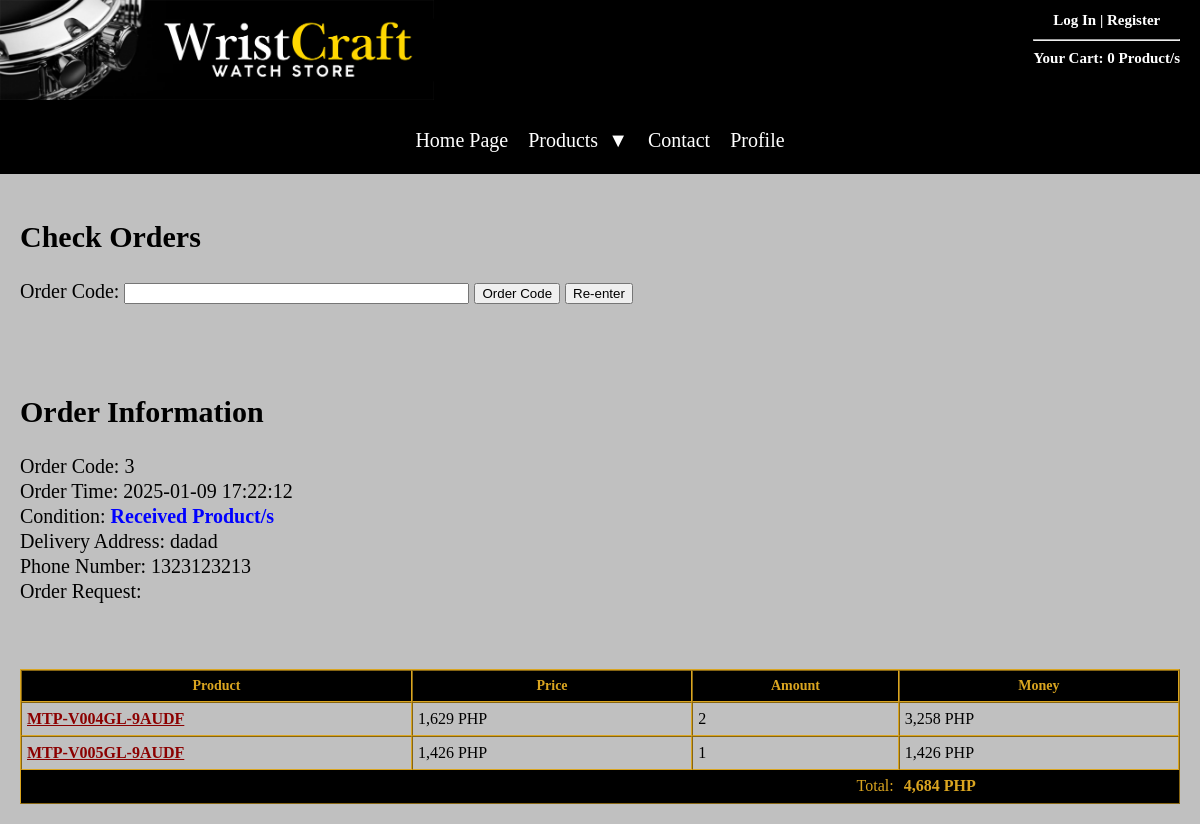
The app's page /WristCraft/checkorder.php?txtOrderId=3 with its own data.
### tables this page shows
CREATE TABLE `orders` (
  `Id` int(11) NOT NULL,
  `CreateTime` datetime NOT NULL,
  `CloseTime` datetime NOT NULL,
  `Status` int(11) NOT NULL,
  `UserId` int(11) DEFAULT NULL,
  `Name` varchar(255) NOT NULL,
  `Address` text NOT NULL,
  `Phone` varchar(12) NOT NULL,
  `Email` varchar(255) DEFAULT NULL,
  `Request` text DEFAULT NULL
);

CREATE TABLE `orderlines` (
  `Id` int(11) NOT NULL,
  `OrderId` int(11) NOT NULL,
  `WatchesId` int(11) NOT NULL,
  `Quantity` int(11) NOT NULL,
  `Price` int(11) NOT NULL
);

CREATE TABLE `watches` (
  `Id` int(11) NOT NULL,
  `CodeName` varchar(255) NOT NULL,
  `Name` varchar(255) NOT NULL,
  `Type` varchar(255) DEFAULT NULL,
  `Origin` varchar(255) DEFAULT NULL,
  `Year` int(11) DEFAULT NULL,
  `Details` text DEFAULT NULL,
  `Price` bigint(20) DEFAULT NULL,
  `CreateTime` datetime NOT NULL,
  `Picture` varchar(255) DEFAULT NULL
);

### WristCraft/ultility/userultilities.php (called while the page is built, shortened)
<?php
function getUserById($con, $userId) {
    $sql = "SELECT * FROM `users` WHERE Id = '$userId'";
    $result = mysqli_query($con, $sql);
    if (mysqli_num_rows($result) === 1) {
        return mysqli_fetch_array($result);
    } else {
        return '';
    }
}
?>

### WristCraft/ultility/productultilities.php (called while the page is built)
<?php
function getProductById($con, $productId) {
    $sql = "SELECT * FROM `watches` WHERE Id = '$productId'";
    $result = mysqli_query($con, $sql);
    if (mysqli_num_rows($result) === 1) {
        $myWatches = mysqli_fetch_array($result);
        return $myWatches;
    }
    return NULL;
}
?>

### WristCraft/checkorder.php (the view, shortened to what this page needs)
<?php
    require_once './data/dbconnect.php';
    include './ultility/userultilities.php';
    include './ultility/orderultilities.php';
    include './ultility/productultilities.php';
    $checkResult = CHECK_DIDNOTCHECK;
    $order = null;
    if (isset($_GET['txtOrderId'])) {
        $order = getOrderById($con, $_GET['txtOrderId']);
        if ($order != NULL)
        {
            $checkResult = CHECK_FOUND;
        }
        else
        {
            $checkResult = CHECK_NOTFOUND;
        }
    }
?>
<!doctype html>
<html>
    <head>
        <link href="styles/site.css" rel="stylesheet" type="text/css">
        <link href="styles/guestcart.css" rel="stylesheet" type="text/css">
    </head>
    <body>
        <?php include './Templates/header.php'; ?>
        <?php include './Templates/topmenu.php'; ?>
        <div class="divContainer">
            <div class="divWrapper_2">
                <div class="divWrapper_1">
                    <div class="divMain">
                        <article class="articleContent">
                            <p class="pPageTitle">Check Orders</p>
                            <section>
                                <form id="formSearch" action="#" method="get">
                                    <p>Order Code: <input type="text" name="txtOrderId" size="40" required=""/>
                                    <input type="submit" id="btnSubmit" value="Order Code"/>
                                    <input type="reset" id="btnReset" value="Re-enter"/></p>
                                </form>
                            </section>
                            <p>&nbsp;</p>
                            <section>
                                <?php
                                    if ($checkResult != CHECK_DIDNOTCHECK) {
                                        if ($checkResult === CHECK_FOUND) {
                                        ?>
                            <section>
                                <p class="pPageTitle">Order Information</p>
                                <p>Order Code: <?php echo $order['Id']; ?> <br/>
                                Order Time: <?php echo $order['CreateTime']; ?><br/>
                                Condition: <?php echo getOrderStatus($con, $order['Status']); ?><br/>
                                Delivery Address: <?php echo $order['Address']; ?><br/>
                                Phone Number: <?php echo $order['Phone']; ?><br/>
                                Order Request: <?php echo $order['Request']; ?><br/>
                                </p>
                            </section>
                            <p>&nbsp;</p>
                            <section>
                                <table class="tableCart" id="tableCart" border="1" cellpadding="5" cellspacing="0">
                                    <tr id="trTop_TableCart">
                                        <th width="200px">Product</th>
                                        <th width="140px">Price</th>
                                        <th width="100px">Amount</th>
                                        <th width="140px">Money</th>
                                    </tr>
                                    <?php
                                        $lines = $order['lines'];
                                        foreach ($lines as $line) {
                                            $thisWatches = getProductById($con, $line['WatchesId']);
                                            if ($thisWatches != NULL) {
                                                ?>
                                                <tr>
                                                    <td><a class="aContent" href="watches.php?id=<?php echo $thisWatches['Id']; ?>"><?php echo $thisWatches['CodeName']; ?></a></td>
                                                    <td><?php echo number_format(floatval($thisWatches['Price']), 0, ".", ",") . " PHP"; ?></td>
                                                    <td><?php echo $line['Quantity']; ?></td>
                                                    <td><?php echo number_format(floatval($thisWatches['Price']) * floatval($line['Quantity']), 0, ".", ",") . " PHP"; ?></td>
                                                </tr>
                                                <?php
                                            }
                                        }
                                    ?>
                                    <tr id="trBottom_TableCart">
                                        <td colspan="3" style="text-align: right">Total: </td>
                                        <td style="font-weight: bold"><?php echo $order['total']; ?> PHP</td>
                                    </tr>
                                </table>
                            </section>
                                <?php
                                        }
                                        else {
                                        ?>
                                <span class="pResultLogin">No orders can be found.</span>
                                <?php
                                        }
                                    }
                                ?>
                            </section>
                        </article>
                    </div>
                </div>
            </div>
        </div>
    </body>
</html>

### WristCraft/styles/site.css (style rules this page uses)
body { font: 100%/1.4 Verdana; background-color: silver; margin: 0; padding: 0; color: #000; }
p { font-size: 20px; margin: 20px 0 10px; line-height: 25px; }
a:link { color: #42413C; text-decoration: none; }
section, footer, aside, article, figure { width: 100%; display: flex; flex-wrap: wrap; flex-direction: column; margin: auto 0; }
.divContainer { background-color: #42413C; margin: 0 auto; display: flex; flex-direction: column; flex: 1; }
.divWrapper_2 { display: flex; flex-wrap: wrap; flex-direction: column; flex: 1; position: relative; }
.divMain { width: 100%; box-sizing: border-box; margin-left: auto; margin-right: auto; background-color: silver; display: flex; flex-wrap: wrap; flex-direction: column; padding: 20px; position: relative; flex: 1; }
.articleContent { width: 100%; }
.pPageTitle { font-weight: bold; font-size: 30px; }
a.aContent, a.aContent:visited, a.aContent:hover, a.aContent:active, a.aContent:focus { font-weight: bold; color: darkred; text-decoration: underline; }

### WristCraft/styles/guestcart.css (style rules this page uses)
.pPageTitle { margin-top: 30px; }
.tableCart { border-color: goldenrod; border-width: thin; }
.tableCart tr#trTop_TableCart { background: #000; color: goldenrod; }
.tableCart tr#trBottom_TableCart { background: #000; color: goldenrod; }
.tableCart tr#trBottom_TableCart td { border: none; }
.tableCart th { text-align: center; font-size: 14px; }

### records on screen
orders: Id "3", CreateTime "2025-01-09 17:22:12", Address "dadad", Phone "1323123213"
orderlines: WatchesId.CodeName "MTP-V004GL-9AUDF", WatchesId.Price "1,629", Quantity "2", WatchesId+Quantity "3,258"
orderlines: WatchesId.CodeName "MTP-V005GL-9AUDF", WatchesId.Price "1,426", Quantity "1", WatchesId+Quantity "1,426"

### other values on screen
getCountProducts() "0"
$order['total'] "4,684"
